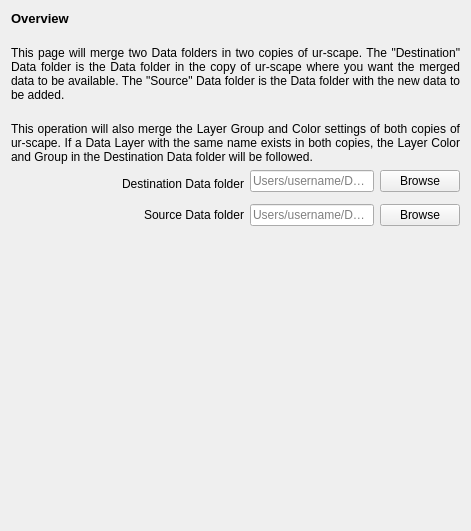
       <widget class="QWidget" name="scrollAreaWidgetContents_Merge">
        <property name="geometry">
         <rect>
          <x>0</x>
          <y>0</y>
          <width>471</width>
          <height>531</height>
         </rect>
        </property>
        <layout class="QGridLayout" name="gridLayout_15">
         <item row="4" column="1" rowspan="2">
          <widget class="QWidget" name="wgtDestinationPath_Merge" native="true">
           <property name="sizePolicy">
            <sizepolicy hsizetype="MinimumExpanding" vsizetype="Preferred">
             <horstretch>0</horstretch>
             <verstretch>0</verstretch>
            </sizepolicy>
           </property>
           <property name="focusPolicy">
            <enum>Qt::StrongFocus</enum>
           </property>
           <layout class="QGridLayout" name="gridLayout_17">
            <property name="leftMargin">
             <number>0</number>
            </property>
            <property name="topMargin">
             <number>0</number>
            </property>
            <property name="rightMargin">
             <number>0</number>
            </property>
            <property name="bottomMargin">
             <number>0</number>
            </property>
            <item row="0" column="0">
             <widget class="QLabel" name="lblDestinationPath_Merge">
              <property name="text">
               <string>Destination Data folder</string>
              </property>
              <property name="alignment">
               <set>Qt::AlignRight|Qt::AlignTrailing|Qt::AlignVCenter</set>
              </property>
             </widget>
            </item>
           </layout>
          </widget>
         </item>
         <item row="6" column="0" colspan="2">
          <widget class="QLabel" name="lblSourcePath_Merge">
           <property name="text">
            <string>Source Data folder</string>
           </property>
           <property name="alignment">
            <set>Qt::AlignRight|Qt::AlignTrailing|Qt::AlignVCenter</set>
           </property>
          </widget>
         </item>
         <item row="4" column="2">
          <layout class="QHBoxLayout" name="hblDestinationPath_Merge">
           <property name="spacing">
            <number>-1</number>
           </property>
           <property name="sizeConstraint">
            <enum>QLayout::SetDefaultConstraint</enum>
           </property>
           <item>
            <widget class="QLineEdit" name="txtDestinationPath_Merge">
             <property name="focusPolicy">
              <enum>Qt::StrongFocus</enum>
             </property>
             <property name="toolTip">
              <string>Use '/' for path separator</string>
             </property>
             <property name="text">
              <string/>
             </property>
             <property name="placeholderText">
              <string>Users/username/Desktop</string>
             </property>
            </widget>
           </item>
           <item>
            <widget class="QPushButton" name="btnDestinationPath_Merge">
             <property name="focusPolicy">
              <enum>Qt::StrongFocus</enum>
             </property>
             <property name="text">
              <string>Browse</string>
             </property>
            </widget>
           </item>
          </layout>
         </item>
         <item row="7" column="0">
          <spacer name="verticalSpacer_Merge">
           <property name="orientation">
            <enum>Qt::Vertical</enum>
           </property>
           <property name="sizeHint" stdset="0">
            <size>
             <width>17</width>
             <height>5</height>
            </size>
           </property>
          </spacer>
         </item>
         <item row="6" column="2">
          <layout class="QHBoxLayout" name="hblSourcePath_Merge">
           <property name="spacing">
            <number>-1</number>
           </property>
           <property name="sizeConstraint">
            <enum>QLayout::SetDefaultConstraint</enum>
           </property>
           <item>
            <widget class="QLineEdit" name="txtSourcePath_Merge">
             <property name="focusPolicy">
              <enum>Qt::StrongFocus</enum>
             </property>
             <property name="toolTip">
              <string>Use '/' for path separator</string>
             </property>
             <property name="text">
              <string/>
             </property>
             <property name="placeholderText">
              <string>Users/username/Desktop</string>
             </property>
            </widget>
           </item>
           <item>
            <widget class="QPushButton" name="btnSourcePath_Merge">
             <property name="focusPolicy">
              <enum>Qt::StrongFocus</enum>
             </property>
             <property name="text">
              <string>Browse</string>
             </property>
            </widget>
           </item>
          </layout>
         </item>
         <item row="3" column="0" colspan="3">
          <widget class="QLabel" name="OverviewText2_Merge">
           <property name="text">
            <string>This operation will also merge the Layer Group and Color settings of both copies of ur-scape. If a Data Layer with the same name exists in both copies, the Layer Color and Group in the Destination Data folder will be followed.</string>
           </property>
           <property name="alignment">
            <set>Qt::AlignJustify|Qt::AlignVCenter</set>
           </property>
           <property name="wordWrap">
            <bool>true</bool>
           </property>
          </widget>
         </item>
         <item row="0" column="0" colspan="2">
          <widget class="QLabel" name="lblMerge_Merge">
           <property name="font">
            <font>
             <pointsize>10</pointsize>
             <bold>true</bold>
            </font>
           </property>
           <property name="text">
            <string>Overview</string>
           </property>
           <property name="alignment">
            <set>Qt::AlignLeading|Qt::AlignLeft|Qt::AlignVCenter</set>
           </property>
          </widget>
         </item>
         <item row="1" column="0" rowspan="2" colspan="3">
          <widget class="QLabel" name="OverviewText1_Merge">
           <property name="text">
            <string>This page will merge two Data folders in two copies of ur-scape. The &quot;Destination&quot; Data folder is the Data folder in the copy of ur-scape where you want the merged data to be available. The &quot;Source&quot; Data folder is the Data folder with the new data to be added.</string>
           </property>
           <property name="alignment">
            <set>Qt::AlignJustify|Qt::AlignVCenter</set>
           </property>
           <property name="wordWrap">
            <bool>true</bool>
           </property>
          </widget>
         </item>
        </layout>
       </widget>
